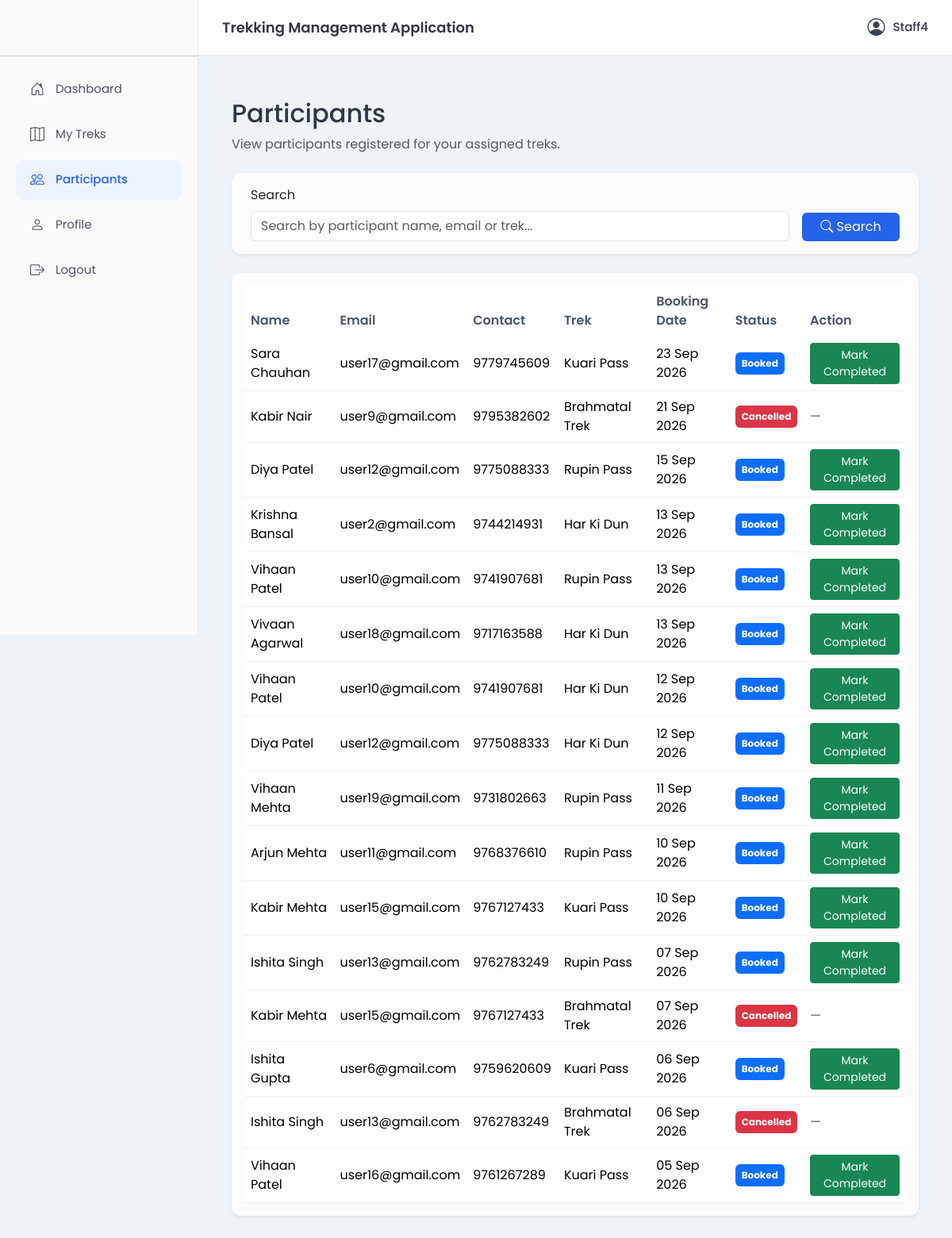
/staff/participants (signed in), run on the app's committed database.
### models.py (models this page shows, shortened)
class User(UserMixin, db.Model) :
    __tablename__ = "users"
    id = db.Column(db.Integer, primary_key = True)
    username = db.Column(db.String(50), unique = True, nullable = False)
    email = db.Column(db.String(120), unique = True, nullable = False)
    password_hash = db.Column(db.String(256), nullable = False)
    full_name = db.Column(db.String(120), nullable = False)
    phone = db.Column(db.String(20))
    role = db.Column(db.String(20), nullable = False, default = "user")  # admin, staff, user
    status = db.Column(db.String(20), nullable = False, default = "active")  # active, blacklisted
    created_at = db.Column(db.DateTime, default = datetime.utcnow)
    bookings = db.relationship("Booking", backref="user", lazy = True)
    assigned_treks = db.relationship("Trek", backref = "assigned_staff", lazy = True, foreign_keys = "Trek.assigned_staff_id")
    staff_profile = db.relationship("StaffProfile", backref = "user", uselist = False, lazy = True)

class Booking(db.Model) :
    __tablename__ = "bookings"
    id = db.Column(db.Integer, primary_key = True)
    user_id = db.Column(db.Integer, db.ForeignKey("users.id"), nullable = False)
    trek_id = db.Column(db.Integer, db.ForeignKey("treks.id"), nullable = False)
    payment_status = db.Column(db.String(20), nullable = False, default = "pending" ) # Pending, Paid, Refunded
    status = db.Column(db.String(20), nullable = False, default = "booked")  # Booked, Cancelled, Completed
    booking_date = db.Column(db.DateTime, default = datetime.utcnow)

class Trek(db.Model) :
    __tablename__ = "treks"
    id = db.Column(db.Integer, primary_key = True)
    name = db.Column(db.String(150), nullable = False)
    location = db.Column(db.String(150), nullable = False)
    difficulty = db.Column(db.String(20), nullable = False)  # easy, moderate, hard
    duration_days = db.Column(db.Integer, nullable = False)
    total_slots = db.Column(db.Integer, nullable = False)
    available_slots = db.Column(db.Integer, nullable = False)
    assigned_staff_id = db.Column(db.Integer, db.ForeignKey("users.id"), nullable = True)
    image_url = db.Column(db.String(500),default="")
    price = db.Column(db.Float,nullable=False,default=0)
    status = db.Column(db.String(20), nullable = False, default="open")  # open, closed, started, ongoing, completed
    start_date = db.Column(db.Date, nullable = False)
    end_date = db.Column(db.Date, nullable = False)
    description = db.Column(db.Text, default="")
    created_at = db.Column(db.DateTime, default = datetime.utcnow)
    bookings = db.relationship("Booking", backref = "trek", lazy = True)

### routes/staff.py (the view, shortened to what this page needs)
@staff_bp.route("/participants")
@login_required
def participants():
    if current_user.role != "staff":
        flash("Access denied.", "danger")
        return redirect_dashboard(current_user)
    search = request.args.get("search", "").strip()
    query = (
        Booking.query
        .join(Booking.user)
        .join(Booking.trek)
        .filter(
            Trek.assigned_staff_id == current_user.id
        )
    )
    bookings = (
        query
        .order_by(Booking.booking_date.desc())
        .all()
    )
    return render_template(
        "staff/participants.html",
        bookings=bookings,
        search=search
    )

### app.py (called while the page is built)
@login_manager.user_loader
def load_user(user_id):
    return db.session.get(User, int(user_id))

### templates/staff/participants.html (shortened to what this page needs)
{% extends "base.html" %}
{% block content %}
<div class="container mt-4">
    <div class="d-flex justify-content-between align-items-center mb-4">
        <div>
            <h2>Participants</h2>
            <p class="text-muted mb-0">
                View participants registered for your assigned treks.
            </p>
        </div>
    </div>
    <div class="card shadow-sm mb-4">
        <div class="card-body">
            <form method="GET">
                <div class="row g-3 px-2">
                    <div class="col-md-10">
                        <label class="form-label"> Search </label>
                        <input
                            type="text"
                            class="form-control"
                            name="search"
                            placeholder="Search by participant name, email or trek..."
                            value="{{ search }}"
                        >
                    </div>
                    <div class="col-md-2 d-flex align-items-end">
                        <button class="btn btn-primary w-100">
                            <i class="bi bi-search"></i>
                            Search
                        </button>
                    </div>
                </div>
            </form>
        </div>
    </div>
    {% if bookings %}
    <div class="card shadow-sm">
        <div class="card-body">
            <table class="table table-hover align-middle mb-0">
                <thead>
                    <tr>
                        <th>Name</th>
                        <th>Email</th>
                        <th>Contact</th>
                        <th>Trek</th>
                        <th>Booking Date</th>
                        <th>Status</th>
                        <th>Action</th>
                    </tr>
                </thead>
                <tbody>
                    {% for booking in bookings %}
                    <tr>
                        <td>{{ booking.user.full_name }}</td>
                        <td>{{ booking.user.email }}</td>
                        <td>{{ booking.user.phone }}</td>
                        <td>{{ booking.trek.name }}</td>
                        <td>{{ booking.booking_date.strftime("%d %b %Y") }}</td>
                        <td>
                            {% if booking.status == "booked" %}
                            <span class="badge bg-primary py-2"> Booked </span>
                            {% elif booking.status == "completed" %}
                            <span class="badge bg-success py-2"> Completed </span>
                            {% else %}
                            <span class="badge bg-danger py-2"> Cancelled </span>
                            {% endif %}
                        </td>
                        <td>
                            {% if booking.status == "booked" %}
                            <form method="POST"
                                action="{{ url_for('staff.complete_booking', booking_id=booking.id) }}">
                                <button class="btn btn-success btn-sm"> Mark Completed </button>
                            </form>
                            {% else %}
                            <span class="text-muted">—</span>
                            {% endif %}
                        </td>
                    </tr>
                    {% endfor %}
                </tbody>
            </table>
        </div>
    </div>
    {% endif %}
</div>
{% endblock %}

### templates/base.html (shortened to what this page needs)
<!DOCTYPE html>
<html lang="en">
    <head>
        <link href="https://cdn.jsdelivr.net/npm/bootstrap@5.3.3/dist/css/bootstrap.min.css" rel="stylesheet">
        <link rel="stylesheet" href="https://cdn.jsdelivr.net/npm/bootstrap-icons@1.11.3/font/bootstrap-icons.css">
        <link rel="stylesheet" href="{{ url_for('static', filename='css/style.css') }}">
    </head>
    <body>
        {% if current_user.is_authenticated %}
            {% if current_user.role == "admin" %}
                {% set dashboard = 'admin.dashboard' %}
            {% elif current_user.role == "staff" %}
                {% set dashboard = 'staff.dashboard' %}
            {% else %}
                {% set dashboard = 'user.dashboard' %}
            {% endif %}
        <div class="wrapper">
            <aside class="sidebar">
                <hr>
                <ul class="sidebar-menu">
                    <li>
                        <a href="{{ url_for(dashboard) }}"
                        class="{% if request.endpoint==dashboard %}active{% endif %}">
                            <i class="bi bi-house-door"></i>
                            <span>Dashboard</span>
                        </a>
                    </li>
                    {% if current_user.role=="admin" %}
                    <li>
                        <a href="{{ url_for('admin.treks') }}"
                        class="{% if request.endpoint=='admin.treks' %}active{% endif %}">
                            <i class="bi bi-map"></i>
                            <span>Treks</span>
                        </a>
                    </li>
                    <li>
                        <a href="{{ url_for('admin.staff') }}"
                        class="{% if request.endpoint=='admin.staff' %}active{% endif %}">
                            <i class="bi bi-person"></i>
                            <span>Staff</span>
                        </a>
                    </li>
                    <li>
                        <a href="{{ url_for('admin.users') }}"
                        class="{% if request.endpoint=='admin.users' %}active{% endif %}">
                            <i class="bi bi-people"></i>
                            <span>Users</span>
                        </a>
                    </li>
                    <li>
                        <a href="{{ url_for('admin.bookings') }}"
                        class="{% if request.endpoint=='admin.bookings' %}active{% endif %}">
                            <i class="bi bi-calendar-check"></i>
                            <span>Bookings</span>
                        </a>
                    </li>
                    {% elif current_user.role=="staff" %}
                    <li>
                        <a href="{{ url_for('staff.my_treks') }}"
                        class="{% if request.endpoint=='staff.my_treks' %}active{% endif %}">
                            <i class="bi bi-map"></i>
                            <span>My Treks</span>
                        </a>
                    </li>
                    <li>
                        <a href="{{ url_for('staff.participants') }}"
                        class="{% if request.endpoint=='staff.participants' %}active{% endif %}">
                            <i class="bi bi-people"></i>
                            <span>Participants</span>
                        </a>
                    </li>
                    <li>
                        <a href="{{ url_for('staff.profile') }}"
                        class="{% if request.endpoint=='staff.profile' %}active{% endif %}">
                            <i class="bi bi-person"></i>
                            <span>Profile</span>
                        </a>
                    </li>
                    {% endif %}
                    <li>
                        <a href="{{ url_for('auth.logout')}}"
                        class="{% if request.endpoint=='auth.logout' %}active{% endif %}">
                            <i class="bi bi-box-arrow-right"></i>
                            <span>Logout</span>
                        </a>
                    </li>
                </ul>
            </aside>
            <div class="main">
                <nav class="topbar">
                    <h5 class="app-title">Trekking Management Application</h5>
                    <div class="profile">
                        <i class="bi bi-person-circle"></i>
                        <span>{{ current_user.username.capitalize() }}</span>
                    </div>
                </nav>
                <div class="page-content">
                    {% block content %}{% endblock %}
                </div>
            </div>
        </div>
        {% else %}
        {% block public_content %}
        {% endblock %}
        {% endif %}
    </body>
</html>

### static/css/style.css (style rules this page uses)
* { margin:0; padding:0; box-sizing:border-box; }
body { font-family:'Poppins',sans-serif; background:#eef3f8; color:#2d3748; }
.wrapper { display:flex; min-height:100vh; }
.sidebar { width:250px; background:#fafafa; border-right:1px solid #e6e9ef; position:fixed; height:100vh; display:flex; flex-direction:column; }
.sidebar hr { margin-top: 70px; }
.sidebar-menu { list-style:none; padding:0px 20px 12px 20px; }
.sidebar-menu li { margin-bottom:6px; }
.sidebar-menu a { display:flex; align-items:center; gap:14px; text-decoration:none; color:#4b5563; padding:12px 18px; border-radius:10px; transition:.25s; font-size:15px; }
.sidebar-menu a i { font-size:18px; }
.sidebar-menu a.active { background:#edf4ff; color:#2563eb; font-weight:500; }
.main { margin-left:250px; width:calc(100% - 250px); }
.topbar { height:70px; background:#fff; border-bottom:1px solid #e8ecf2; display:flex; justify-content:space-between; align-items:center; padding:0 30px; }
.app-title { font-size:18px; font-weight:600; margin:0; }
.profile { display:flex; align-items:center; gap:10px; cursor:pointer; }
.profile i:first-child { font-size:22px; color:#374151; }
.profile span { font-size:15px; font-weight:500; }
.page-content { padding:30px; }
.card { border:none; border-radius:12px; background:#fcfcfd; box-shadow:0 1px 3px rgba(0,0,0,.08); }
.table { background:#fff; }
.table thead { background:#f8fafc; }
.table th { font-weight:600; border:none; color:#475569; }
.table td { vertical-align:middle; border-color:#eef1f6; }
.btn-primary { background:#2563eb; border:none; }

### data on the page
User: username "Staff4"
Booking: user.full_name "Sara Chauhan", user.email "user17@gmail.com", user.phone "9779745609", trek.name "Kuari Pass", booking_date "23 Sep 2026", status "Booked"
Booking: user.full_name "Kabir Nair", user.email "user9@gmail.com", user.phone "9795382602", trek.name "Brahmatal Trek", booking_date "21 Sep 2026", status "Cancelled"
Booking: user.full_name "Diya Patel", user.email "user12@gmail.com", user.phone "9775088333", trek.name "Rupin Pass", booking_date "15 Sep 2026", status "Booked"
Booking: user.full_name "Krishna Bansal", user.email "user2@gmail.com", user.phone "9744214931", trek.name "Har Ki Dun", booking_date "13 Sep 2026", status "Booked"
Booking: user.full_name "Vihaan Patel", user.email "user10@gmail.com", user.phone "9741907681", trek.name "Rupin Pass", booking_date "13 Sep 2026", status "Booked"
Booking: user.full_name "Vivaan Agarwal", user.email "user18@gmail.com", user.phone "9717163588", trek.name "Har Ki Dun", booking_date "13 Sep 2026", status "Booked"
Booking: user.full_name "Vihaan Patel", user.email "user10@gmail.com", user.phone "9741907681", trek.name "Har Ki Dun", booking_date "12 Sep 2026", status "Booked"
Booking: user.full_name "Diya Patel", user.email "user12@gmail.com", user.phone "9775088333", trek.name "Har Ki Dun", booking_date "12 Sep 2026", status "Booked"
Booking: user.full_name "Vihaan Mehta", user.email "user19@gmail.com", user.phone "9731802663", trek.name "Rupin Pass", booking_date "11 Sep 2026", status "Booked"
Booking: user.full_name "Arjun Mehta", user.email "user11@gmail.com", user.phone "9768376610", trek.name "Rupin Pass", booking_date "10 Sep 2026", status "Booked"
Booking: user.full_name "Kabir Mehta", user.email "user15@gmail.com", user.phone "9767127433", trek.name "Kuari Pass", booking_date "10 Sep 2026", status "Booked"
Booking: user.full_name "Ishita Singh", user.email "user13@gmail.com", user.phone "9762783249", trek.name "Rupin Pass", booking_date "07 Sep 2026", status "Booked"
Booking: user.full_name "Kabir Mehta", user.email "user15@gmail.com", user.phone "9767127433", trek.name "Brahmatal Trek", booking_date "07 Sep 2026", status "Cancelled"
Booking: user.full_name "Ishita Gupta", user.email "user6@gmail.com", user.phone "9759620609", trek.name "Kuari Pass", booking_date "06 Sep 2026", status "Booked"
Booking: user.full_name "Ishita Singh", user.email "user13@gmail.com", user.phone "9762783249", trek.name "Brahmatal Trek", booking_date "06 Sep 2026", status "Cancelled"
Booking: user.full_name "Vihaan Patel", user.email "user16@gmail.com", user.phone "9761267289", trek.name "Kuari Pass", booking_date "05 Sep 2026", status "Booked"
